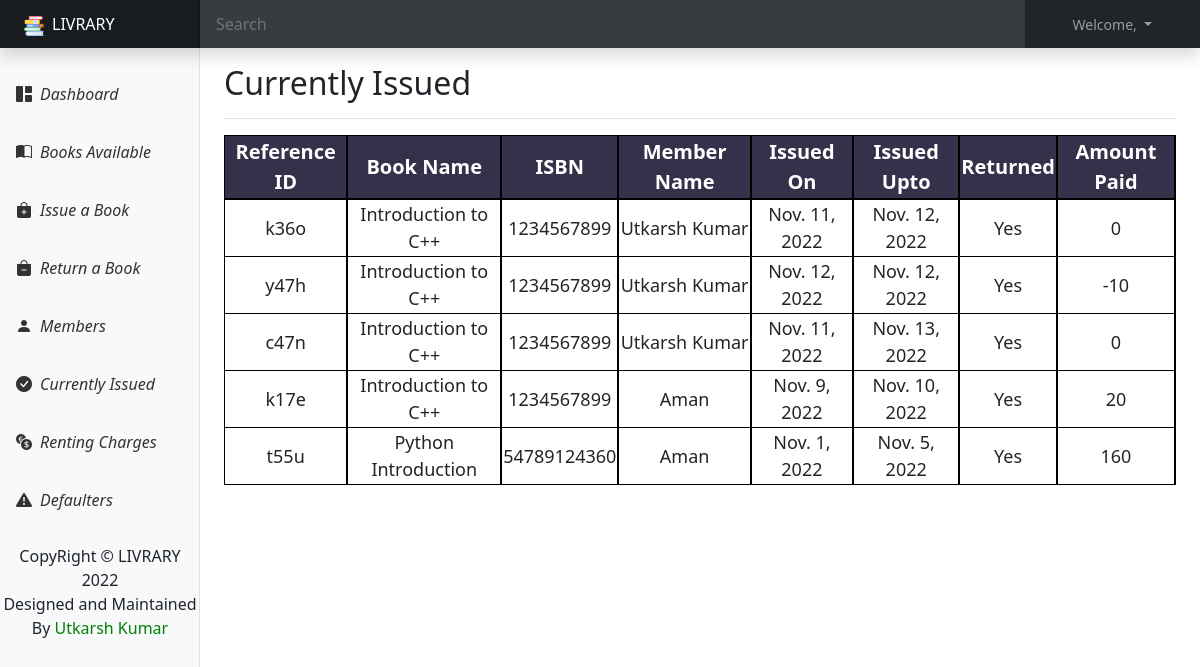
Page /current on the earlier database version.
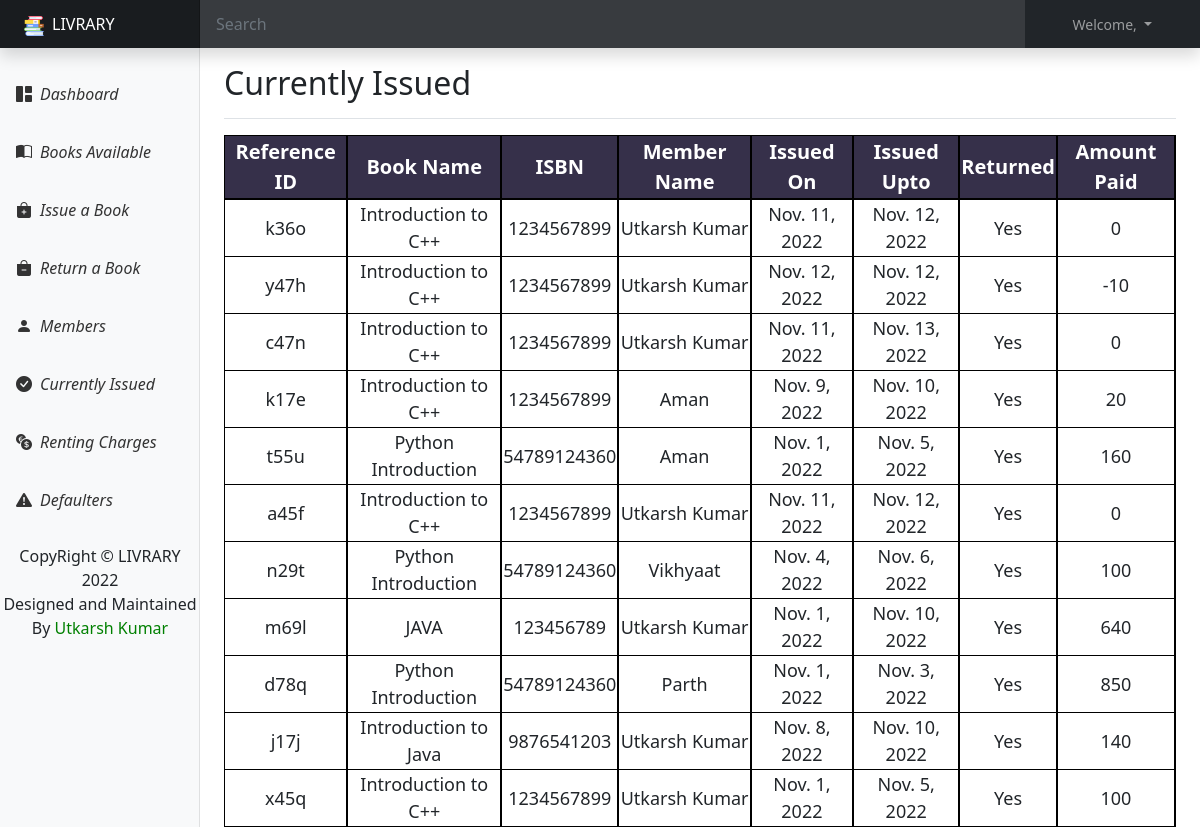
Same page on the later database version.
### home/models.py (models this page shows, shortened)
class Issued(models.Model):
    ref = models.CharField(max_length=20)
    isbn = models.CharField(max_length=20)
    bookname = models.CharField(max_length=40)
    customername = models.CharField(max_length=40)
    from_date = models.DateField()
    to_date = models.DateField()
    charge = models.CharField(max_length=5)
    returned = models.BooleanField()
    charged = models.CharField(max_length=5, default='0')

### home/views.py (the view)
# urls.py: path("current",views.current, name="current"),
def current(request):
    context = {
        'data':list(Issued.objects.values())
    }
    return render(request, "current.html", context)

### templates/current.html (shortened to what this page needs)
{% extends 'base.html' %}
{% block body %}
<main class="col-md-9 ms-sm-auto col-lg-10 px-md-4">
    <div
        class="d-flex justify-content-between flex-wrap flex-md-nowrap align-items-center pt-3 pb-2 mb-3 border-bottom">
        <h1 class="h2">Currently Issued</h1>
    </div>
    <div>
        <table className="table datatable text-center" style="width: 100%; font-size: 20px; border: 1px solid black; border-radius: 20px !important; outline: none;">
            <thead style="border-bottom: 2px solid black; color: white; background-color: #36304a;">
                <tr class="text-center" style="width: inherit;">
                    <th style="border-right: 2px solid black;" scope="col">Reference ID</th>
                    <th style="border-right: 2px solid black;" scope="col">Book Name</th>
                    <th style="border-right: 2px solid black;" scope="col">ISBN</th>
                    <th style="border-right: 2px solid black;" scope="col">Member Name</th>
                    <th style="border-right: 2px solid black;" scope="col">Issued On</th>
                    <th style="border-right: 2px solid black;" scope="col">Issued Upto</th>
                    <th style="border-right: 2px solid black;" scope="col">Returned</th>
                    <th style="border-right: 2px solid black;" scope="col">Amount Paid</th>
                </tr>
            </thead>
            <tbody>
                {% for i in data %}
                <tr class="text-center" style="font-size: 18px;">
                    <td style=" border-bottom: 1px solid black; border-right: 2px solid black;">{{i.ref}}</td>
                    <td style=" border-bottom: 1px solid black; border-right: 2px solid black;">{{i.bookname}}</td>
                    <td style=" border-bottom: 1px solid black; border-right: 2px solid black;">{{i.isbn}}</td>
                    <td style=" border-bottom: 1px solid black; border-right: 2px solid black;">{{i.customername}}</td>
                    <td style=" border-bottom: 1px solid black; border-right: 2px solid black;">{{i.from_date}}</td>
                    <td style=" border-bottom: 1px solid black; border-right: 2px solid black;">{{i.to_date}}</td>
                    <td style=" border-bottom: 1px solid black; border-right: 2px solid black;">{% if i.returned == True %}Yes{% else %}No{% endif %}</td>
                    <td style=" border-bottom: 1px solid black; border-right: 2px solid black;">{{i.charged}}</td>
                </tr>
                {% endfor %}
            </tbody>
        </table>
    </div>
</main>
{% endblock body %}

### templates/base.html (shortened to what this page needs)
<!doctype html>
<html lang="en">
<head>
    <link href='https://unpkg.com/boxicons@2.1.4/css/boxicons.min.css' rel='stylesheet'>
    <link href="https://cdn.jsdelivr.net/npm/bootstrap@5.2.2/dist/css/bootstrap.min.css" rel="stylesheet"
>
    <link href="../static/dashboard.css" rel="stylesheet">
    <link rel="stylesheet" href="https://cdn.jsdelivr.net/npm/bootstrap-icons@1.9.1/font/bootstrap-icons.css">
</head>
<body>
    <header class="navbar navbar-dark sticky-top bg-dark flex-md-nowrap p-0 shadow">
        <a class="navbar-brand col-md-3 col-lg-2 me-0 px-3 fs-6" href="/"> <img src="../static/favicon.png" class="mx-2"
                alt="" width="20" height="20">LIVRARY</a>
        <input class="form-control form-control-dark w-100 rounded-0 border-0" type="text" placeholder="Search"
            aria-label="Search">
        <div class="navbar-nav">
            <div class="nav-item text-nowrap dropdown">
                <a class="nav-link px-5 dropdown-toggle" href="#" role="button" data-bs-toggle="dropdown"
                    aria-expanded="false">
                    Welcome, {{request.user.first_name}}
                </a>
            </div>
        </div>
    </header>
    <div class="container-fluid">
        <div class="row">
            <nav id="sidebarMenu" class="col-md-3 col-lg-2 d-md-block bg-light sidebar collapse">
                <div class="position-sticky pt-3 sidebar-sticky">
                    <ul class="nav flex-column">
                        <li class="nav-item division">
                            <a class="nav-link" aria-current="page" href="/">
                                <span><i class="bi bi-grid-1x2-fill"><span class="mx-2">Dashboard</span></i></span>
                            </a>
                        </li>
                        <li class="nav-item division">
                            <a class="nav-link" aria-current="page" href="/available">
                                <span><i class="bi bi-book-half"><span class="mx-2">Books Available</span></i></span>
                            </a>
                        </li>
                        <li class="nav-item division">
                            <a class="nav-link" href="/issue">
                                <span><i class="bi bi-bag-plus-fill"><span class="mx-2">Issue a Book</span></i></span>
                            </a>
                        </li>
                        <li class="nav-item division">
                            <a class="nav-link" href="/return">
                                <span><i class="bi bi-bag-dash-fill"><span class="mx-2">Return a Book</span></i></span>
                            </a>
                        </li>
                        <li class="nav-item division">
                            <a class="nav-link" href="/members">
                                <span><i class="bi bi-person-fill"><span class="mx-2">Members</span></i></span>
                            </a>
                        </li>
                        <li class="nav-item division">
                            <a class="nav-link" href="/current">
                                <span><i class="bi bi-check-circle-fill"><span class="mx-2">Currently Issued</span></i></span>
                            </a>
                        </li>
                        <li class="nav-item division">
                            <a class="nav-link" href="/charges">
                                <span><i class="bi bi-currency-exchange"><span class="mx-2">Renting Charges</span></i></span>
                            </a>
                        </li>
                        <li class="nav-item division">
                            <a class="nav-link" href="/defaulters">
                                <span><i class="bi bi-exclamation-triangle-fill"><span class="mx-2">Defaulters</span></i></span>
                            </a>
                        </li>
                    </ul>
                    <p class="text-center my-3">
                        <span style="font-size: 16px; " class="d-block">CopyRight &copy; LIVRARY 2022</span>
                        <span style="font-size: 16px; " class="d-block">Designed and Maintained By<a target="_blank" style="color: green; text-decoration: none;" href="https://utkarshkumar.vercel.app"> Utkarsh Kumar</a></span>
                    </p>
                </div>
            </nav>
            {% block body %}{% endblock body %}
        </div>
    </div>
</body>
</html>

### static/dashboard.css (style rules this page uses)
body { font-size: .875rem; }
.sidebar { position: fixed; top: 0; bottom: 0; left: 0; z-index: 100; padding: 48px 0 0; box-shadow: inset -1px 0 0 rgba(0, 0, 0, .1); }
.sidebar-sticky { height: calc(100vh - 48px); overflow-x: hidden; overflow-y: auto; }
.sidebar .nav-link { font-weight: 500; color: #333; }
.navbar-brand { padding-top: .75rem; padding-bottom: .75rem; background-color: rgba(0, 0, 0, .25); box-shadow: inset -1px 0 0 rgba(0, 0, 0, .25); }
.navbar .form-control { padding: .75rem 1rem; }
.form-control-dark { color: #fff; background-color: rgba(255, 255, 255, .1); border-color: rgba(255, 255, 255, .1); }

### templates/base.html (style rules this page uses)
.bi { vertical-align: -.125em; fill: currentColor; }
.division { margin: 8px 0px; font-size: 1rem; }

Differences in the rows shown:
added Issued: ref "a45f", bookname "Introduction to C++", isbn "1234567899", customername "Utkarsh Kumar", from_date "Nov. 11, 2022", to_date "Nov. 12, 2022", returned "Yes", charged "0"
added Issued: ref "n29t", bookname "Python Introduction", isbn "54789124360", customername "Vikhyaat", from_date "Nov. 4, 2022", to_date "Nov. 6, 2022", returned "Yes", charged "100"
added Issued: ref "m69l", bookname "JAVA", isbn "123456789", customername "Utkarsh Kumar", from_date "Nov. 1, 2022", to_date "Nov. 10, 2022", returned "Yes", charged "640"
added Issued: ref "d78q", bookname "Python Introduction", isbn "54789124360", customername "Parth", from_date "Nov. 1, 2022", to_date "Nov. 3, 2022", returned "Yes", charged "850"
added Issued: ref "j17j", bookname "Introduction to Java", isbn "9876541203", customername "Utkarsh Kumar", from_date "Nov. 8, 2022", to_date "Nov. 10, 2022", returned "Yes", charged "140"
added Issued: ref "x45q", bookname "Introduction to C++", isbn "1234567899", customername "Utkarsh Kumar", from_date "Nov. 1, 2022", to_date "Nov. 5, 2022", returned "Yes", charged "100"
